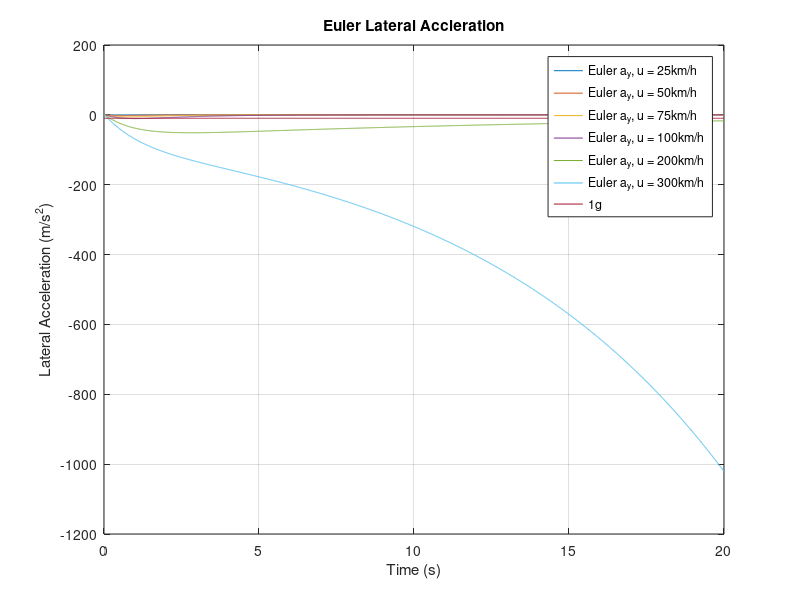
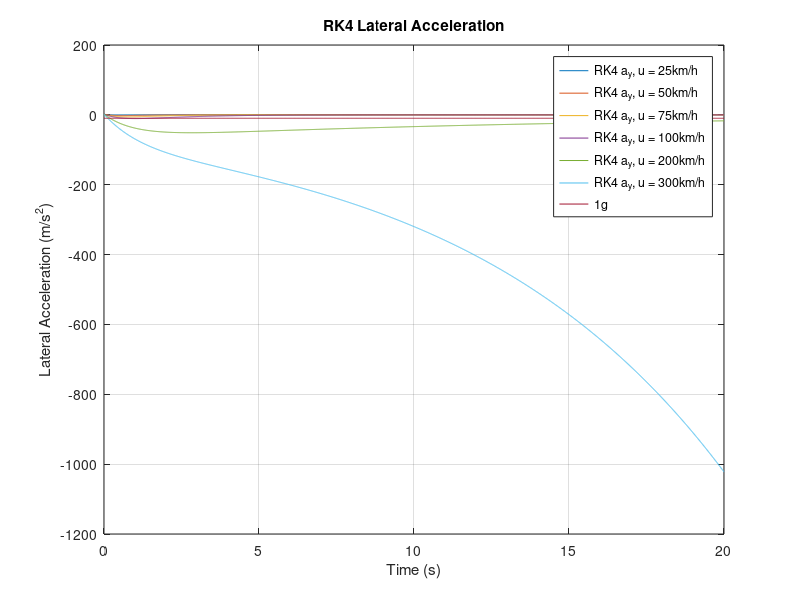
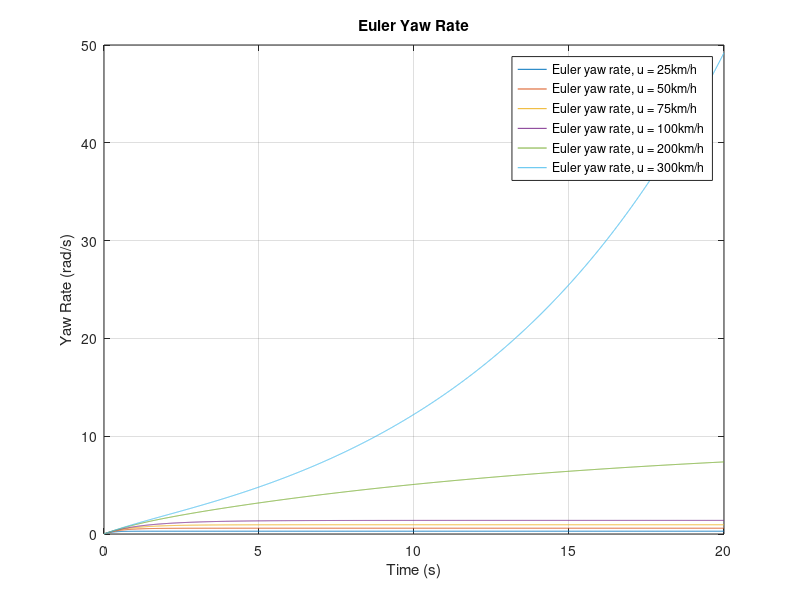
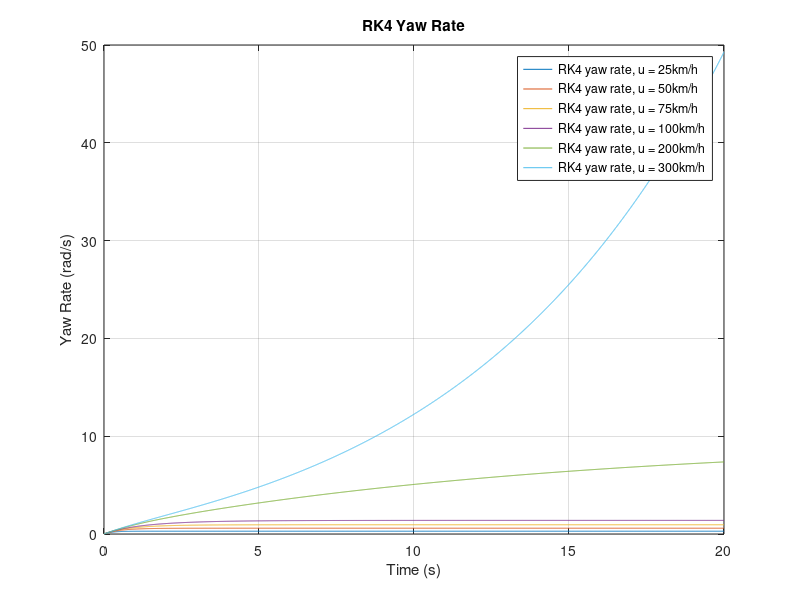

Write the MATLAB code that produced these figures, in order. (Note: this script raises an error after producing the figures.)
clear; clc; close all;

% Vehicle Parameters
m = 1400;
a = 1.14;
b = 1.33;
Cf = 25000;
Cr = 21000;
Iz = 2420;
delta = 0.1;

% Time setup
h = 0.01;
t = 0:h:20;
N = length(t);

f1 = figure;
f2 = figure;
f3 = figure;
f4 = figure;

One_g = -9.81* ones(size(t));

for u = [25, 50, 75, 100, 200, 300]* 1000 / 3600
    
    A_1 = [-(Cf + Cr)/(m*u), (-a*Cf + b*Cr)/(m*u) - u; -(a*Cf - b*Cr)/(Iz*u), -(a^2*Cf + b^2*Cr)/(Iz*u)];
    B_1 = [Cf/m; a*Cf/Iz];

    % Initialize vectors: [v_y; yaw rate]
    x_euler = zeros(2, N);
    x_rk4   = zeros(2, N);
    
    % Initialize vector: a_y (lateral acceleration)
    a_y_euler = zeros(1, N);
    a_y_rk4 = zeros(1, N);

    %Euler Method
    for n = 1:N-1
        x_euler(:,n+1) = x_euler(:,n) + h * (A_1 * x_euler(:,n) + B_1 * delta);
        a_y_euler (1, :) = (-(Cf + Cr)/(m*u))*x_euler(1,:) + ((-a*Cf + b*Cr)/(m*u) - u)*x_euler(2,:) + (Cf/m)*delta;
    end

    %RK4 Method 
    for n = 1:N-1
        k1 = A_1 * x_rk4(:,n) + B_1 * delta;
        k2 = A_1 * (x_rk4(:,n) + 0.5*h*k1) + B_1 * delta;
        k3 = A_1 * (x_rk4(:,n) + 0.5*h*k2) + B_1 * delta;
        k4 = A_1 * (x_rk4(:,n) + h*k3) + B_1 * delta;
        x_rk4(:,n+1) = x_rk4(:,n) + (h/6)*(k1 + 2*k2 + 2*k3 + k4);
        a_y_rk4 (1, :) = (-(Cf + Cr)/(m*u))*x_rk4(1,:) + ((-a*Cf + b*Cr)/(m*u) - u)*x_rk4(2,:) + (Cf/m)*delta;
    end 

    %Plot of Lateral Accleration for Euler
    figure(f1);
    plot(t, a_y_euler(1,:), 'DisplayName', ['Euler a_y, u = ' num2str(u*3600/1000) 'km/h']); %Euler Plot
    hold on;
   
    %Plot of Lateral Velocity for RK4
    figure(f2);
    plot(t, a_y_rk4(1,:), 'DisplayName', ['RK4 a_y, u = ' num2str(u*3600/1000) 'km/h']); %RK4 Plot
    hold on;

    %Plot of Yaw Angle for Euler
    figure(f3);
    plot(t, x_euler(2,:), 'DisplayName', ['Euler yaw rate, u = '  num2str(u*3600/1000) 'km/h']);
    hold on;

    %Plot of Yaw Angle for RK4
    figure(f4);
    plot(t, x_rk4(2,:),'DisplayName', ['RK4 yaw rate, u = '  num2str(u*3600/1000) 'km/h']);
    hold on;
end

    figure(f1);
    plot(t,One_g, 'DisplayName', '1g');
    hold on;
    xlabel('Time (s)');
    ylabel('Lateral Acceleration (m/s^2)');
    title('Euler Lateral Accleration');
    legend; 
    grid on;

    figure(f2);
    plot(t,One_g, 'DisplayName', '1g');
    hold on;
    xlabel('Time (s)');
    ylabel('Lateral Acceleration (m/s^2)');
    title('RK4 Lateral Acceleration');
    legend; 
    grid on;

    figure(f3);
    xlabel('Time (s)');
    ylabel('Yaw Rate (rad/s)');
    title('Euler Yaw Rate');
    legend;
    grid on;
 
    figure(f4);
    xlabel('Time (s)');
    ylabel('Yaw Rate (rad/s)');
    title('RK4 Yaw Rate');
    legend;
    grid on;

speed = 200* 1000 / 3600:0.1:500* 1000 / 3600;
lambda_values = zeros(size(speed));

for i = 1:length(speed)
    u = speed(i);
       
    % Define vectors
    A_2 = [-(Cf + Cr)/(m*u), (-a*Cf + b*Cr)/(m*u) - u; -(a*Cf - b*Cr)/(Iz*u), -(a^2*Cf + b^2*Cr)/(Iz*u)];
    I = [1, 0; 0, 1];
  
    % Find A - lambda(I)
    syms lambda;
    C = A_2 - lambda*I;
    Determinant = C(1,1)*C(2,2) - C(1,2)*C(2,1);

    % Solve for lambda (eigenvalues) and store
    eigenvalues = solve(Determinant == 0,lambda);
    lambda_values(i) = max(double(eigenvalues));
end

% Find the highest stable speed (lambda < 0)
stable_speed = speed(lambda_values < 0);
if ~isempty(stable_speed)
    highest_stable_speed = max(stable_speed)*3600/1000;
    fprintf('The highest stable speed is: %d km/hr\n', highest_stable_speed);
else
    fprintf('No stable speeds found in the given range.\n');
end

% Car movement relative to ground frame
u = 75* 1000 / 3600;
A_3 = [-(Cf + Cr)/(m*u), (-a*Cf + b*Cr)/(m*u) - u; -(a*Cf - b*Cr)/(Iz*u), -(a^2*Cf + b^2*Cr)/(Iz*u)];
B_3 = [Cf/m; a*Cf/Iz];

% Initialize vectors: [y; yaw psi]
y_psi_values = zeros(2, N);
x_euler = zeros(2, N);

%Euler Method
for n = 1:N-1
    x_euler(:,n+1) = x_euler(:,n) + h * (A_3 * x_euler(:,n) + B_3 * delta);
end

for n = 1:N-1
    y_psi_values(:,n+1) = y_psi_values(:,n) + h * (x_euler(:,n));
end

psi_angle = y_psi_values(2,:);
y_dot = x_euler(1,:);
psi_dot = x_euler(2,:);
X_dot = zeros(size(psi_angle));
Y_dot = zeros(size(psi_angle));
X = zeros(size(psi_angle));
Y = zeros(size(psi_angle));

% 
for i = 1:length(psi_angle)
    psi = psi_angle(i);
    X_dot(i) = u * cos(psi) - (y_dot(i) + a * psi_dot(i)) * sin(psi);
    Y_dot(i) = (y_dot(i) + a * psi_dot(i)) * cos(psi) + u * sin(psi); 

    if i < length(psi_angle)
        X(i+1) = X(i) + h * X_dot(i);
        Y(i+1) = Y(i) + h * Y_dot(i);
    end
end

figure;
plot(X, Y, 'DisplayName', 'Path travelled by car');
hold on;
xlabel('Position in x (m)');
ylabel('Position in y (m)');
title('Path Travelled by Car');
legend;
grid on;
